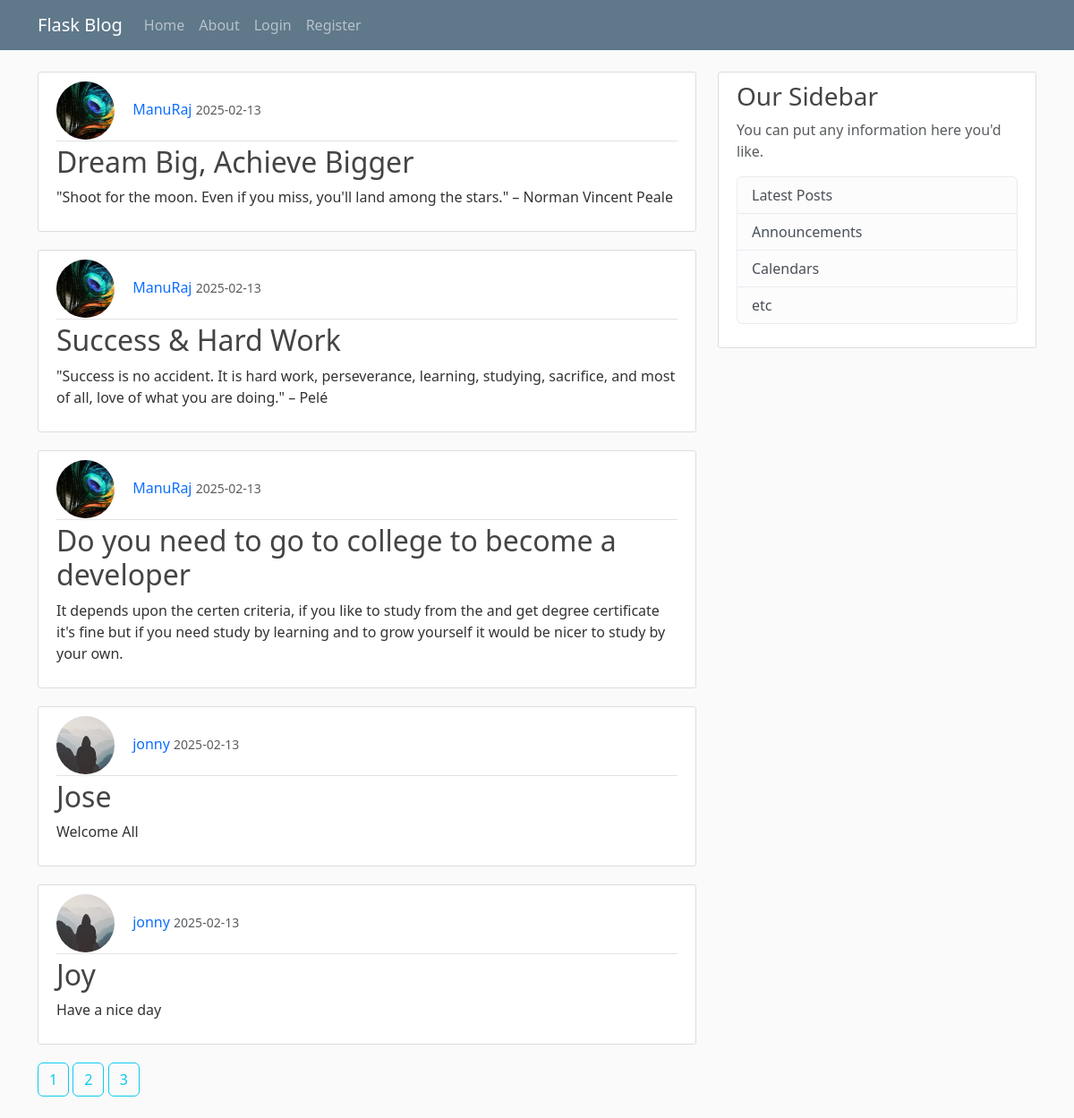
Page /home on the earlier database version.
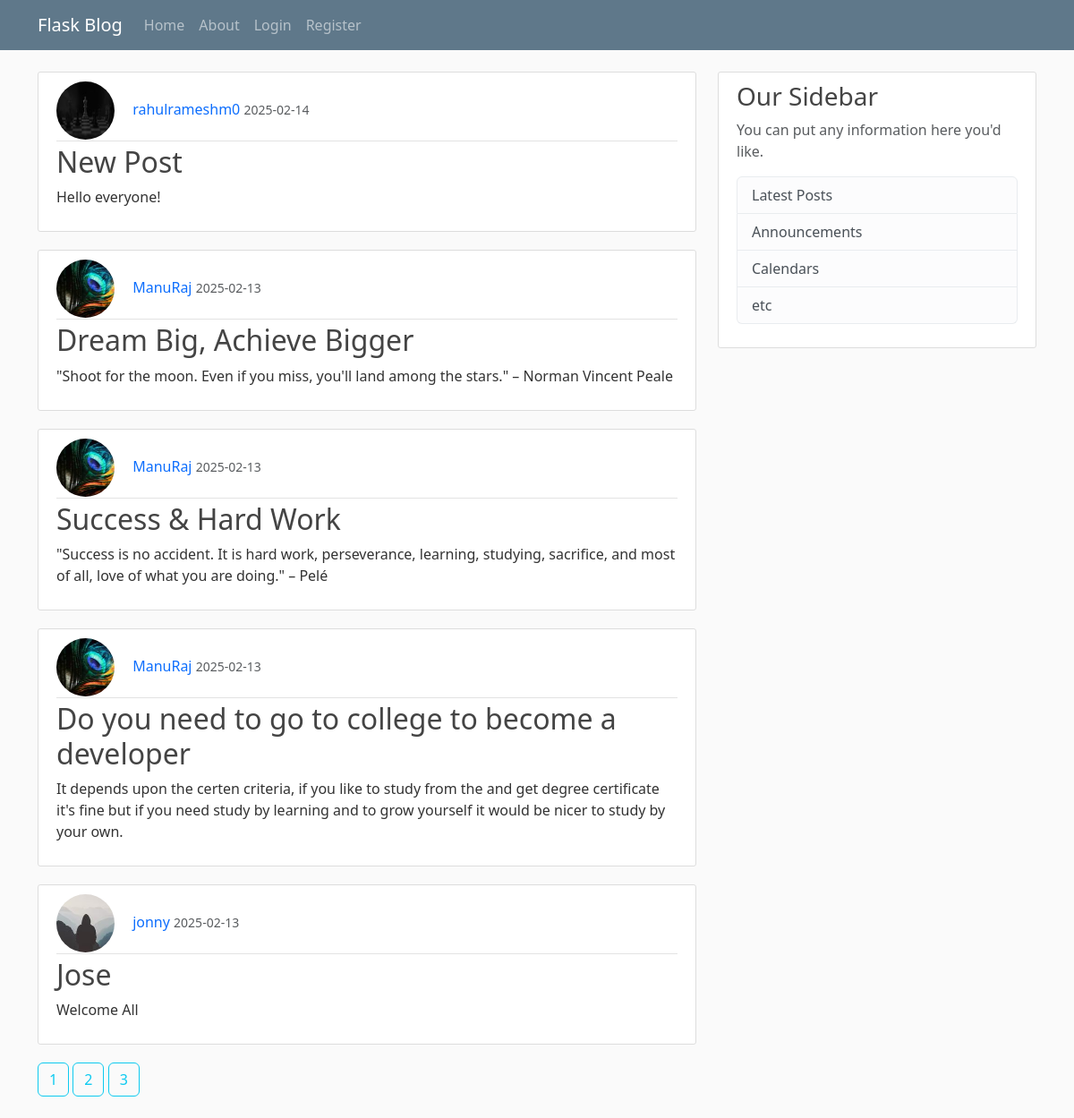
Same page on the later database version.
### main/models.py (models this page shows, shortened)
class Post(db.Model):
    id = db.Column(db.Integer, primary_key=True)
    title = db.Column(db.String(100), nullable=False)
    date_posted = db.Column(db.DateTime, nullable=False, default=datetime.utcnow)
    content = db.Column(db.Text, nullable=False)
    user_id = db.Column(db.Integer, db.ForeignKey('user.id'), nullable=False)

class User(db.Model, UserMixin):
    id = db.Column(db.Integer, primary_key=True)
    username = db.Column(db.String(20), unique=True, nullable=False)
    email = db.Column(db.String(120), unique=True, nullable=False)
    image_file = db.Column(db.String(20), nullable=False, default='default.jpg')
    password = db.Column(db.String(60), nullable=False)
    posts = db.relationship('Post',backref='author', lazy=True)

### main/routes.py (the view)
@app.route("/")
@app.route("/home")
def home():
    page = request.args.get('page', 1, type=int)
    posts = Post.query.order_by(Post.date_posted.desc()).paginate(page=page, per_page=5)
    return render_template("home.html", posts = posts)

### main/templates/home.html (shortened to what this page needs)
{% extends "layout.html" %}
{% block content %}
    {% for post in posts.items %}
        <article class="media content-section">
            <div class="media-body">
            <div class="article-metadata">
                <img class="rounded-circle article-img" src="{{url_for('static', filename='profile/' + post.author.image_file)}}" alt="">
                <a class="decoration mr-2" href="#">{{ post.author.username }}</a>
                <small class="text-muted">{{ post.date_posted.strftime('%Y-%m-%d') }}</small>
            </div>
            <h2><a class="decoration article-title" href="{{url_for('post', post_id=post.id)}}">{{ post.title }}</a></h2>
            <p class="article-content">{{ post.content }}</p>
            </div>
        </article>
    {% endfor %}
    {% for page_num in posts.iter_pages() %}
        {% if page_num %}
            <a class="btn btn-outline-info mb-4 decoration" href="{{ url_for('home', page=page_num) }}">{{page_num}}</a>
        {% else %}
            ...
        {% endif %}
    {% endfor %}
{% endblock %}

Differences in the rows shown:
no longer on this page (row unchanged): Post: image_file (picture), author.username "jonny", date_posted "2025-02-13", title "Joy", content "Have a nice day"
added Post: image_file (picture), author.username "rahulrameshm0", date_posted "2025-02-14", title "New Post", content "Hello everyone!"
